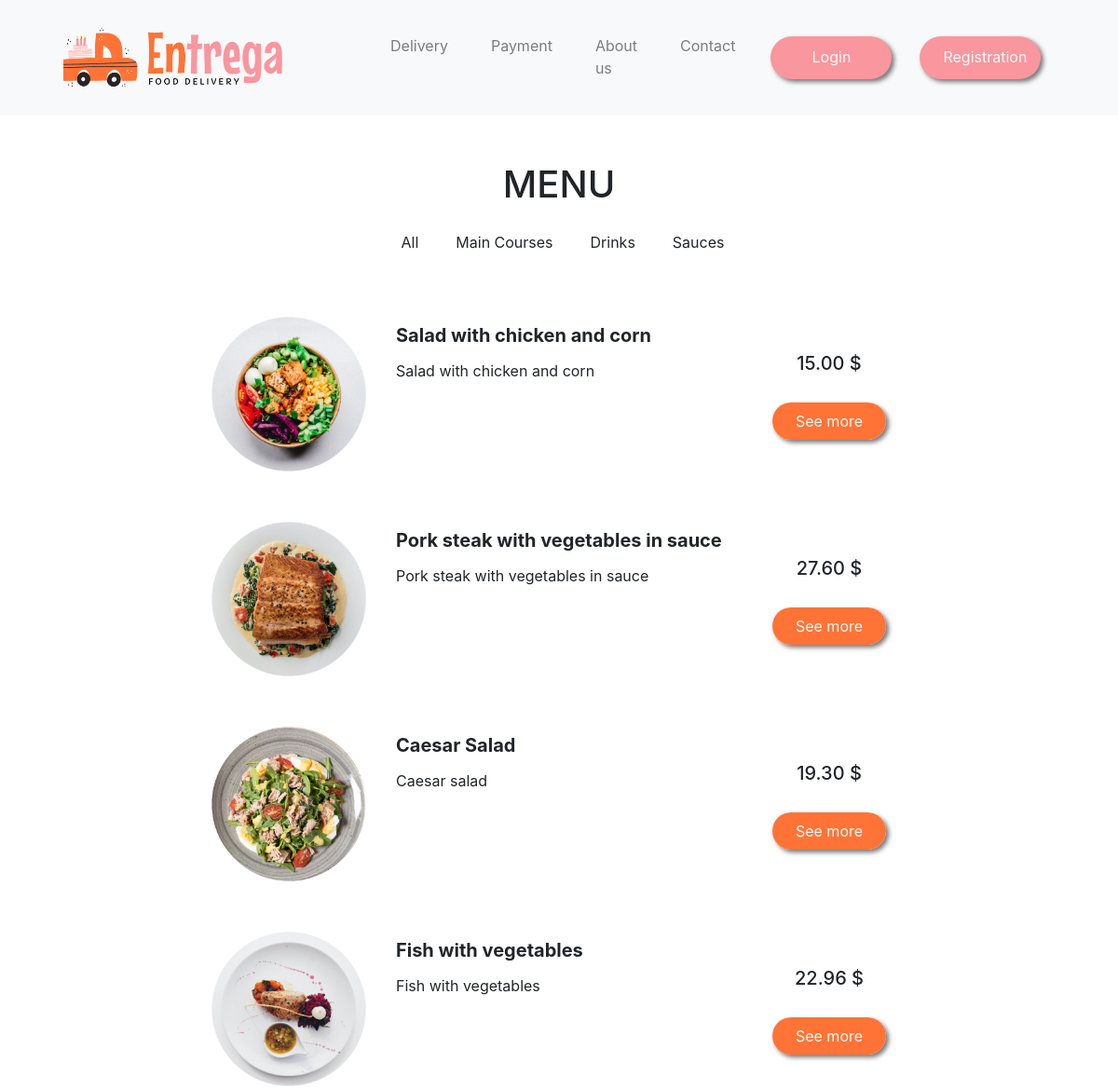
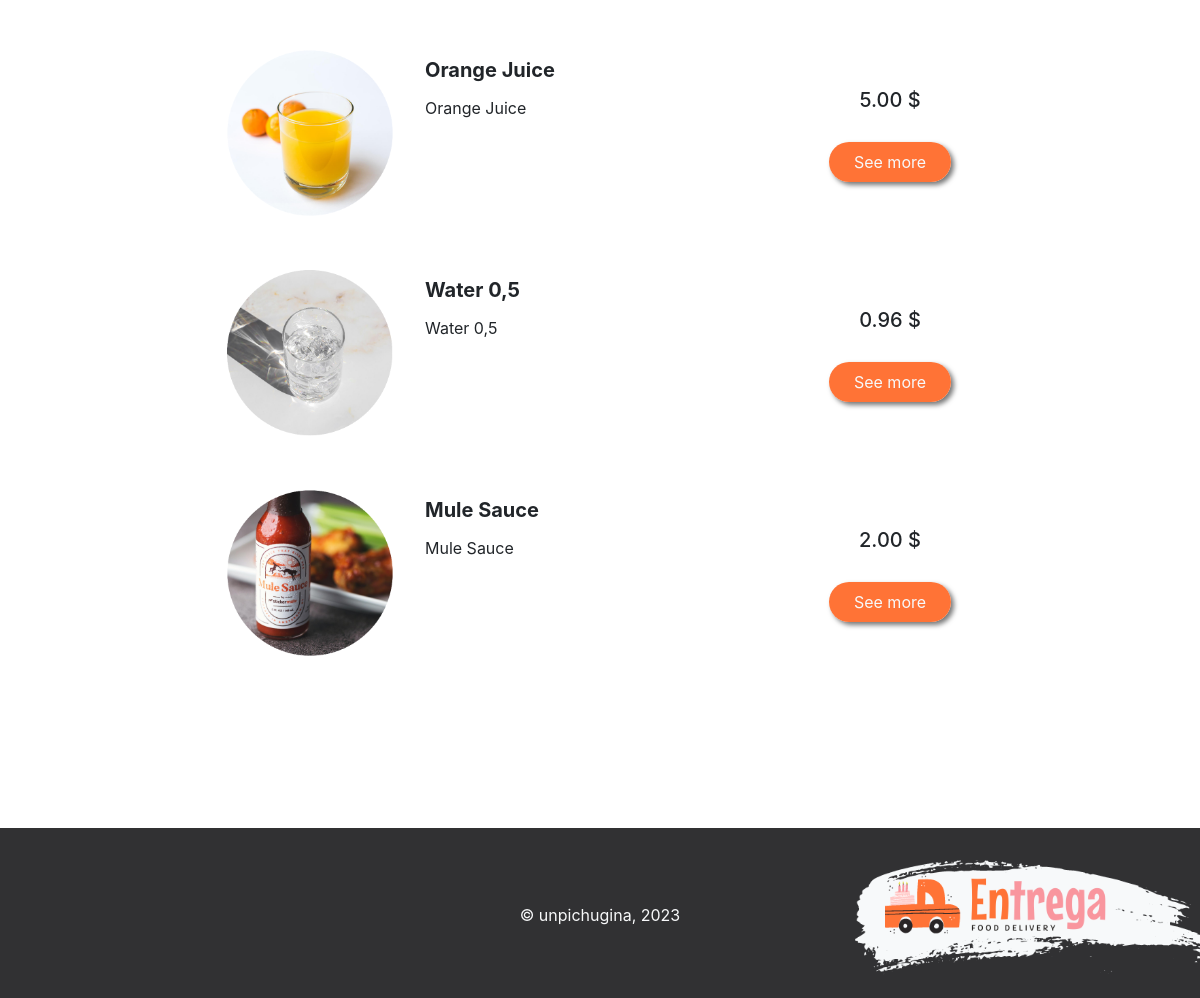
Page /menu/review/?id=1 on the earlier database version (2 pictures, top to bottom).
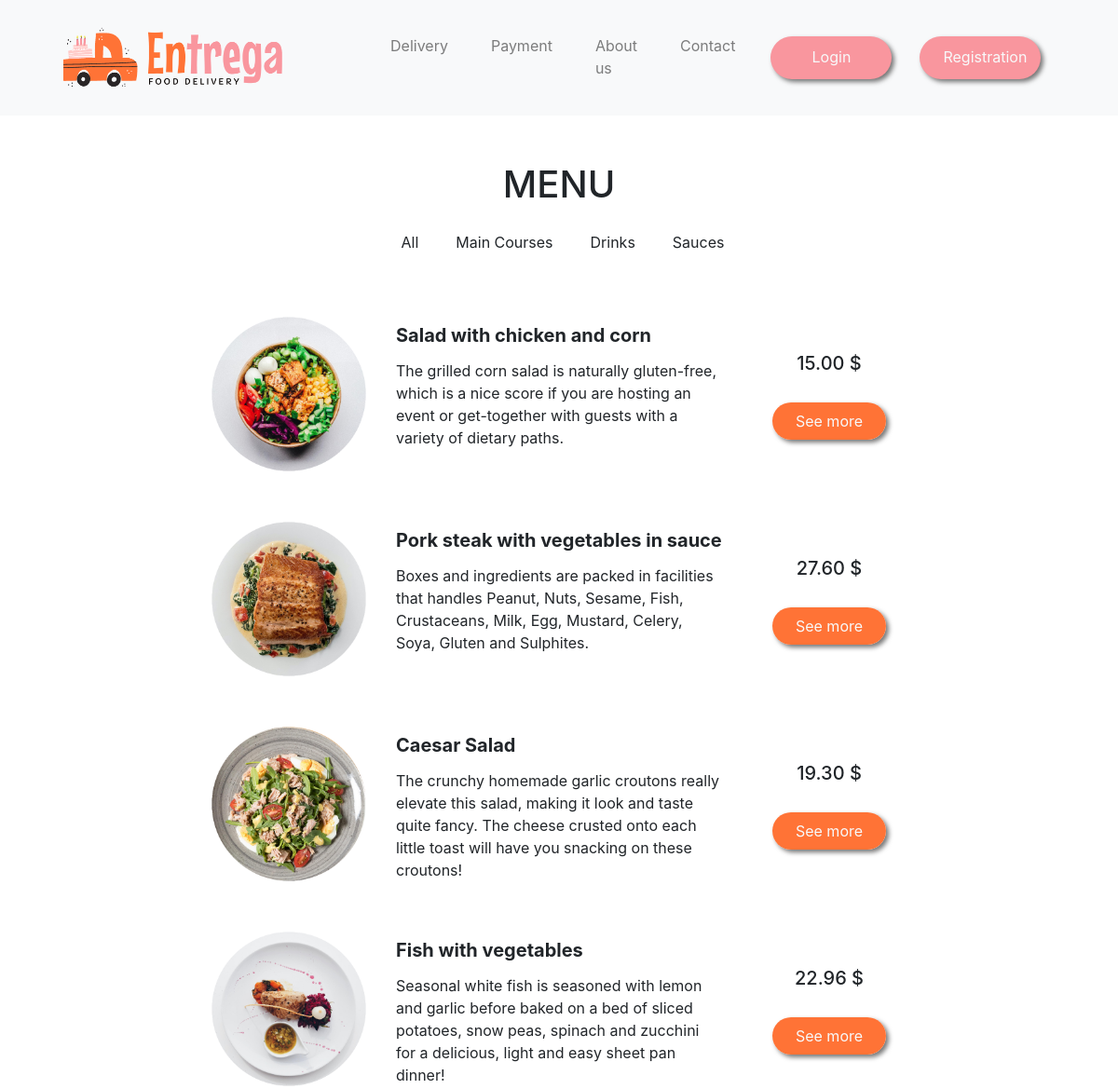
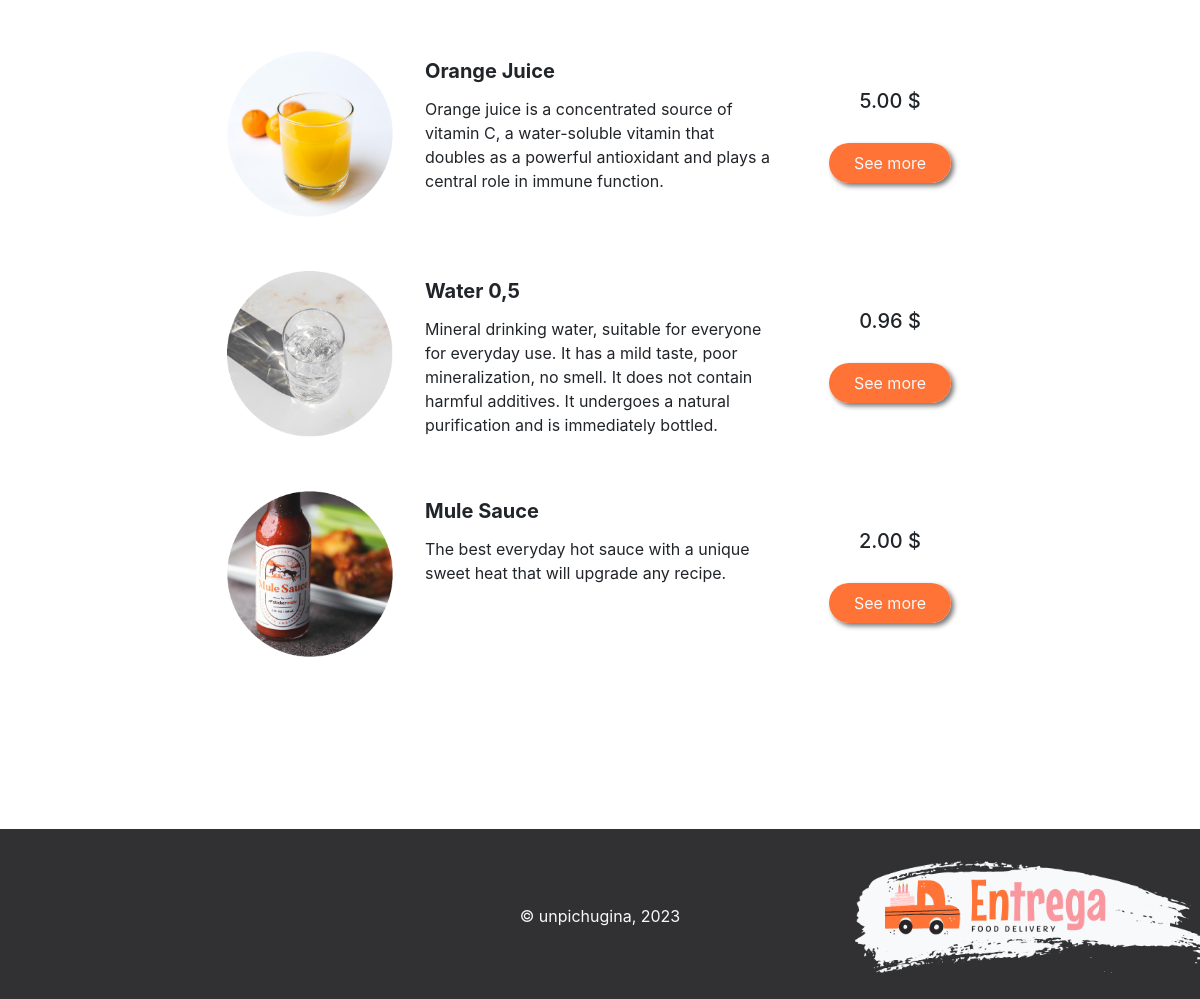
Same page on the later database version (2 pictures, top to bottom).
### core/models.py (models this page shows)
class NameIt(models.Model):
    name = models.CharField(max_length=255)
    class Meta:
        abstract = True
    def __str__(self):
        return self.name

class Product(NameIt):
    restaurant = models.ForeignKey(Restaurant, on_delete=models.SET_NULL, null=True)
    section = models.ForeignKey(Menu, on_delete=models.SET_NULL, null=True)
    ingredient = models.CharField(max_length=255, blank=True, null=True)
    description = models.TextField(max_length=1000, default='')
    price = models.DecimalField(max_digits=6, decimal_places=2)
    stripe_price = models.CharField(max_length=255, blank=True, null=True)
    created_at = models.DateTimeField(auto_now_add=True)
    updated_at = models.DateTimeField(auto_now=True)
    objects = ProductManager()

### core/views.py (the view)
# urls.py: path('review/', views.ProductView.as_view(), name='review'),
class ProductView(ListView):
    template_name = 'menu.html'
    model = Product
    def get_queryset(self):
        restaurant_id = self.request.GET.get('id', None)
        if restaurant_id:
            return self.model.objects.get_by_restaurant_id(restaurant_id)
        return super(ProductView, self).get_queryset()

### core/models.py (called while the page is built)
    def get_prefetched(self):
        return self.get_queryset().select_related('section', 'restaurant')

    def get_by_restaurant_id(self, restaurant_id):
        return self.get_prefetched().filter(restaurant=restaurant_id)

### core/templates/menu.html (shortened to what this page needs)
{% extends 'base.html' %}
{% load bootstrap4 %}
{%  load static %}
{% block css %}
    <link rel="stylesheet" href="{% static 'css/custom.css' %}">
{% endblock css %}
{%  block content %}
    <section>
    <h1 style="text-align: center; margin-top: 50px">MENU</h1>
    <nav class="navbar navbar-expand-lg navbar-light new_nav">
        <div class="collapse navbar-collapse ml-5 justify-content-center">
            <ul class="navbar-nav">
               <li data-f="all">All</li>
               <li data-f="main-courses">Main Courses</li>
               <li data-f="drinks">Drinks</li>
               <li data-f="sauces">Sauces</li>
            </ul>
        </div>
    </nav>
    </section>
    <section id="product list" >
        {% include 'includes/product_list.html' %}
    </section>
{%  endblock content %}

### core/templates/includes/product_list.html
{%  block content %}
    <div class="container" style="min-height: 300px; position: relative">
        <br>
        <div class="row">
            <div class="container" style="margin-bottom: 20px">
                <br>
                {% for product in product_list %}
                    <div class="row product justify-content-center align-self-start {{ product.section }}">
                        <div class="col-md-2" style="margin-bottom: 20px; min-height: 200px; min-width: 200px">
                            {% for image in product.images.all %}
                                {% if image.default == True %}
                                    <img src="{{ image.image.url }}" class="card-img-top" alt="...">
                                {% endif %}
                            {% endfor %}
                        </div>
                        <div class="col-md-4" style="margin-bottom: 20px; min-height: 200px;">
                            <h5 style="margin-top: 10px; font-weight: bold">{{ product.name }}</h5>
                            <p class="card-text">{{ product.description }}</p>
                        </div>
                        <div class="col-md-2" id="price" style="margin-bottom:20px; min-height: 200px; min-width: 200px">
                            <h5 style="margin-top: 40px">{{ product.price }} $</h5>
                            <br>
                            <a href="{% url 'menu:detail' pk=product.id %}" class="action-btn">See more</a>
                        </div>
                    </div>
                {% endfor %}
            </div>
        </div>
    </div>
{%  endblock content %}

Differences in the rows shown:
changed Product "Salad with chicken and corn": description "Salad with chicken and corn" → "The grilled corn salad is naturally gluten-free, which is a nice score if you are hosting an event or get-together with guests with a variety of dietary paths."
changed Product "Pork steak with vegetables in sauce": description "Pork steak with vegetables in sauce" → "Boxes and ingredients are packed in facilities that handles Peanut, Nuts, Sesame, Fish, Crustaceans, Milk, Egg, Mustard, Celery, Soya, Gluten and Sulphites."
changed Product "Caesar Salad": description "Caesar salad" → "The crunchy homemade garlic croutons really elevate this salad, making it look and taste quite fancy. The cheese crusted onto each little toast will have you snacking on these croutons!"
changed Product "Fish with vegetables": description "Fish with vegetables" → "Seasonal white fish is seasoned with lemon and garlic before baked on a bed of sliced potatoes, snow peas, spinach and zucchini for a delicious, light and easy sheet pan dinner!"
changed Product "Orange Juice": description "Orange Juice" → "Orange juice is a concentrated source of vitamin C, a water-soluble vitamin that doubles as a powerful antioxidant and plays a central role in immune function."
changed Product "Water 0,5": description "Water 0,5" → "Mineral drinking water, suitable for everyone for everyday use. It has a mild taste, poor mineralization, no smell. It does not contain harmful additives. It undergoes a natural purification and is immediately bottled."
changed Product "Mule Sauce": description "Mule Sauce" → "The best everyday hot sauce with a unique sweet heat that will upgrade any recipe."
